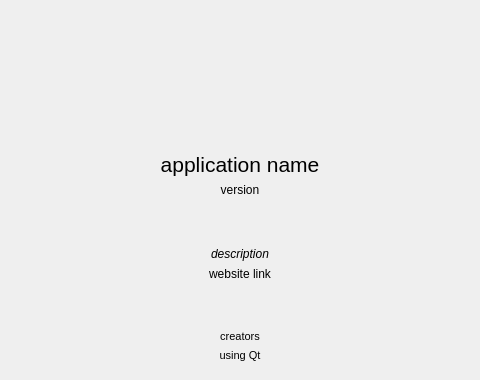
<?xml version="1.0" encoding="UTF-8"?>
<ui version="4.0">
 <class>QtUtilities::AboutDialog</class>
 <widget class="QDialog" name="QtUtilities::AboutDialog">
  <property name="sizePolicy">
   <sizepolicy hsizetype="Preferred" vsizetype="Preferred">
    <horstretch>43</horstretch>
    <verstretch>0</verstretch>
   </sizepolicy>
  </property>
  <property name="minimumSize">
   <size>
    <width>480</width>
    <height>380</height>
   </size>
  </property>
  <property name="maximumSize">
   <size>
    <width>480</width>
    <height>380</height>
   </size>
  </property>
  <property name="windowTitle">
   <string>About</string>
  </property>
  <property name="whatsThis">
   <string/>
  </property>
  <property name="locale">
   <locale language="English" country="UnitedStates"/>
  </property>
  <property name="modal">
   <bool>false</bool>
  </property>
  <layout class="QVBoxLayout" name="verticalLayout">
   <property name="spacing">
    <number>0</number>
   </property>
   <property name="leftMargin">
    <number>0</number>
   </property>
   <property name="topMargin">
    <number>0</number>
   </property>
   <property name="rightMargin">
    <number>0</number>
   </property>
   <property name="bottomMargin">
    <number>0</number>
   </property>
   <item>
    <widget class="QWidget" name="mainWidget" native="true">
     <layout class="QHBoxLayout" name="horizontalLayout_2">
      <item>
       <widget class="QFrame" name="informationFrame">
        <property name="frameShape">
         <enum>QFrame::NoFrame</enum>
        </property>
        <property name="frameShadow">
         <enum>QFrame::Raised</enum>
        </property>
        <layout class="QVBoxLayout" name="verticalLayout_2">
         <item>
          <widget class="QGraphicsView" name="graphicsView">
           <property name="minimumSize">
            <size>
             <width>32</width>
             <height>128</height>
            </size>
           </property>
           <property name="maximumSize">
            <size>
             <width>16777215</width>
             <height>128</height>
            </size>
           </property>
           <property name="styleSheet">
            <string notr="true">background: transparent;</string>
           </property>
           <property name="frameShape">
            <enum>QFrame::NoFrame</enum>
           </property>
           <property name="lineWidth">
            <number>0</number>
           </property>
           <property name="verticalScrollBarPolicy">
            <enum>Qt::ScrollBarAlwaysOff</enum>
           </property>
           <property name="horizontalScrollBarPolicy">
            <enum>Qt::ScrollBarAlwaysOff</enum>
           </property>
           <property name="foregroundBrush">
            <brush brushstyle="NoBrush">
             <color alpha="0">
              <red>0</red>
              <green>0</green>
              <blue>0</blue>
             </color>
            </brush>
           </property>
           <property name="interactive">
            <bool>false</bool>
           </property>
          </widget>
         </item>
         <item>
          <widget class="QLabel" name="productNameLabel">
           <property name="sizePolicy">
            <sizepolicy hsizetype="Preferred" vsizetype="Maximum">
             <horstretch>0</horstretch>
             <verstretch>0</verstretch>
            </sizepolicy>
           </property>
           <property name="styleSheet">
            <string notr="true">font-size: 16pt;</string>
           </property>
           <property name="frameShape">
            <enum>QFrame::NoFrame</enum>
           </property>
           <property name="frameShadow">
            <enum>QFrame::Plain</enum>
           </property>
           <property name="lineWidth">
            <number>1</number>
           </property>
           <property name="text">
            <string>application name</string>
           </property>
           <property name="alignment">
            <set>Qt::AlignCenter</set>
           </property>
          </widget>
         </item>
         <item>
          <widget class="QLabel" name="versionLabel">
           <property name="text">
            <string>version</string>
           </property>
           <property name="alignment">
            <set>Qt::AlignCenter</set>
           </property>
          </widget>
         </item>
         <item>
          <spacer name="verticalSpacer">
           <property name="orientation">
            <enum>Qt::Vertical</enum>
           </property>
           <property name="sizeHint" stdset="0">
            <size>
             <width>20</width>
             <height>40</height>
            </size>
           </property>
          </spacer>
         </item>
         <item>
          <widget class="QLabel" name="descLabel">
           <property name="styleSheet">
            <string notr="true">font-style: italic;</string>
           </property>
           <property name="text">
            <string>description</string>
           </property>
           <property name="alignment">
            <set>Qt::AlignCenter</set>
           </property>
           <property name="wordWrap">
            <bool>true</bool>
           </property>
          </widget>
         </item>
         <item>
          <widget class="QLabel" name="websiteLabel">
           <property name="sizePolicy">
            <sizepolicy hsizetype="Preferred" vsizetype="Maximum">
             <horstretch>0</horstretch>
             <verstretch>0</verstretch>
            </sizepolicy>
           </property>
           <property name="mouseTracking">
            <bool>true</bool>
           </property>
           <property name="text">
            <string>website link</string>
           </property>
           <property name="alignment">
            <set>Qt::AlignCenter</set>
           </property>
           <property name="wordWrap">
            <bool>true</bool>
           </property>
           <property name="openExternalLinks">
            <bool>true</bool>
           </property>
           <property name="textInteractionFlags">
            <set>Qt::LinksAccessibleByKeyboard|Qt::LinksAccessibleByMouse</set>
           </property>
          </widget>
         </item>
         <item>
          <spacer name="verticalSpacer_2">
           <property name="orientation">
            <enum>Qt::Vertical</enum>
           </property>
           <property name="sizeHint" stdset="0">
            <size>
             <width>20</width>
             <height>40</height>
            </size>
           </property>
          </spacer>
         </item>
         <item>
          <widget class="QLabel" name="creatorLabel">
           <property name="sizePolicy">
            <sizepolicy hsizetype="Preferred" vsizetype="Maximum">
             <horstretch>0</horstretch>
             <verstretch>0</verstretch>
            </sizepolicy>
           </property>
           <property name="styleSheet">
            <string notr="true">font-size: 8pt;</string>
           </property>
           <property name="text">
            <string>creators</string>
           </property>
           <property name="alignment">
            <set>Qt::AlignCenter</set>
           </property>
           <property name="wordWrap">
            <bool>true</bool>
           </property>
           <property name="openExternalLinks">
            <bool>true</bool>
           </property>
           <property name="textInteractionFlags">
            <set>Qt::LinksAccessibleByKeyboard|Qt::LinksAccessibleByMouse</set>
           </property>
          </widget>
         </item>
         <item>
          <widget class="QLabel" name="qtVersionLabel">
           <property name="font">
            <font>
             <pointsize>8</pointsize>
            </font>
           </property>
           <property name="styleSheet">
            <string notr="true">font-size: 8pt;</string>
           </property>
           <property name="text">
            <string>using Qt</string>
           </property>
           <property name="alignment">
            <set>Qt::AlignCenter</set>
           </property>
           <property name="wordWrap">
            <bool>true</bool>
           </property>
           <property name="textInteractionFlags">
            <set>Qt::LinksAccessibleByKeyboard|Qt::LinksAccessibleByMouse</set>
           </property>
          </widget>
         </item>
        </layout>
       </widget>
      </item>
     </layout>
    </widget>
   </item>
  </layout>
 </widget>
 <resources/>
 <connections/>
</ui>
